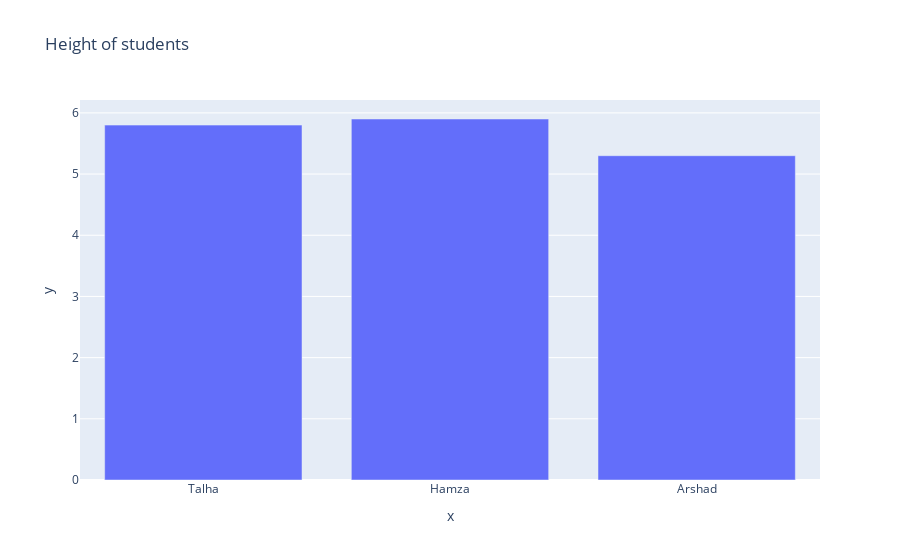

Here is the notebook cell this chart was saved with:
### Code cell
names = ['Talha', "Hamza", "Arshad"]
heights = [5.8,5.9,5.3]

# Create a plot (bar chart)
fig = px.bar(x=names, y=heights , title="Height of students")

# show fig
fig.show()

# save the plot in png file
fig.write_image("./plots_image/01_barplot.png")

# save as standalone html
fig.write_html("./plots_image/01_barplot.html")

### Figure 1 — Plotly figure (JSON) as saved in the notebook; plotly's stock layout.template omitted (floating-point values rounded to 4 significant figures)
{"data": [{"alignmentgroup": "True", "hovertemplate": "x=%{x}<br>y=%{y}<extra></extra>", "legendgroup": "", "marker": {"color": "#636efa", "pattern": {"shape": ""}}, "name": "", "offsetgroup": "", "orientation": "v", "showlegend": false, "textposition": "auto", "type": "bar", "x": ["Talha", "Hamza", "Arshad"], "xaxis": "x", "y": [5.8, 5.9, 5.3], "yaxis": "y"}], "layout": {"barmode": "relative", "legend": {"tracegroupgap": 0}, "title": {"text": "Height of students"}, "xaxis": {"anchor": "y", "domain": [0, 1], "title": {"text": "x"}}, "yaxis": {"anchor": "x", "domain": [0, 1], "title": {"text": "y"}}}}
